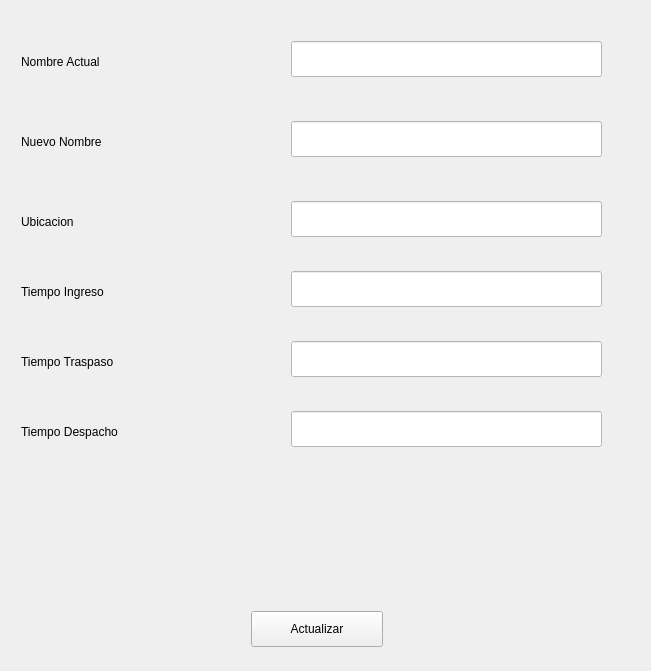
<?xml version="1.0" encoding="UTF-8"?>
<ui version="4.0">
 <class>PantallaModificarSucursal</class>
 <widget class="QWidget" name="PantallaModificarSucursal">
  <property name="geometry">
   <rect>
    <x>0</x>
    <y>0</y>
    <width>651</width>
    <height>671</height>
   </rect>
  </property>
  <property name="windowTitle">
   <string>Form</string>
  </property>
  <layout class="QVBoxLayout" name="verticalLayout_2">
   <item>
    <widget class="QWidget" name="widget" native="true">
     <widget class="QLabel" name="label">
      <property name="geometry">
       <rect>
        <x>10</x>
        <y>30</y>
        <width>171</width>
        <height>41</height>
       </rect>
      </property>
      <property name="text">
       <string>Nombre Actual </string>
      </property>
     </widget>
     <widget class="QPushButton" name="btnActualizar">
      <property name="geometry">
       <rect>
        <x>240</x>
        <y>600</y>
        <width>132</width>
        <height>36</height>
       </rect>
      </property>
      <property name="text">
       <string>Actualizar</string>
      </property>
     </widget>
     <widget class="QLineEdit" name="leSucursalObjetivo">
      <property name="geometry">
       <rect>
        <x>280</x>
        <y>30</y>
        <width>311</width>
        <height>36</height>
       </rect>
      </property>
      <property name="styleSheet">
       <string notr="true">background-color: white;
color: black;</string>
      </property>
     </widget>
     <widget class="QLabel" name="label_2">
      <property name="geometry">
       <rect>
        <x>10</x>
        <y>190</y>
        <width>171</width>
        <height>41</height>
       </rect>
      </property>
      <property name="text">
       <string>Ubicacion</string>
      </property>
     </widget>
     <widget class="QLineEdit" name="leNuevaUbicacion">
      <property name="geometry">
       <rect>
        <x>280</x>
        <y>190</y>
        <width>311</width>
        <height>36</height>
       </rect>
      </property>
      <property name="styleSheet">
       <string notr="true">background-color: white;
color: black;</string>
      </property>
     </widget>
     <widget class="QLabel" name="label_3">
      <property name="geometry">
       <rect>
        <x>10</x>
        <y>260</y>
        <width>171</width>
        <height>41</height>
       </rect>
      </property>
      <property name="text">
       <string>Tiempo Ingreso</string>
      </property>
     </widget>
     <widget class="QLineEdit" name="leNuevoTiempoIngreso">
      <property name="geometry">
       <rect>
        <x>280</x>
        <y>260</y>
        <width>311</width>
        <height>36</height>
       </rect>
      </property>
      <property name="styleSheet">
       <string notr="true">background-color: white;
color: black;</string>
      </property>
     </widget>
     <widget class="QLabel" name="label_4">
      <property name="geometry">
       <rect>
        <x>10</x>
        <y>330</y>
        <width>171</width>
        <height>41</height>
       </rect>
      </property>
      <property name="text">
       <string>Tiempo Traspaso</string>
      </property>
     </widget>
     <widget class="QLineEdit" name="leNuevoTiempoTraspaso">
      <property name="geometry">
       <rect>
        <x>280</x>
        <y>330</y>
        <width>311</width>
        <height>36</height>
       </rect>
      </property>
      <property name="styleSheet">
       <string notr="true">background-color: white;
color: black;</string>
      </property>
     </widget>
     <widget class="QLabel" name="label_5">
      <property name="geometry">
       <rect>
        <x>10</x>
        <y>400</y>
        <width>191</width>
        <height>41</height>
       </rect>
      </property>
      <property name="text">
       <string>Tiempo Despacho</string>
      </property>
     </widget>
     <widget class="QLineEdit" name="leNuevoTiempoDespacho">
      <property name="geometry">
       <rect>
        <x>280</x>
        <y>400</y>
        <width>311</width>
        <height>36</height>
       </rect>
      </property>
      <property name="styleSheet">
       <string notr="true">background-color: white;
color: black;</string>
      </property>
     </widget>
     <widget class="QLabel" name="label_6">
      <property name="geometry">
       <rect>
        <x>10</x>
        <y>110</y>
        <width>171</width>
        <height>41</height>
       </rect>
      </property>
      <property name="text">
       <string>Nuevo Nombre</string>
      </property>
     </widget>
     <widget class="QLineEdit" name="leNuevoNombre">
      <property name="geometry">
       <rect>
        <x>280</x>
        <y>110</y>
        <width>311</width>
        <height>36</height>
       </rect>
      </property>
      <property name="styleSheet">
       <string notr="true">background-color: white;
color: black;</string>
      </property>
     </widget>
    </widget>
   </item>
  </layout>
 </widget>
 <resources/>
 <connections/>
</ui>
